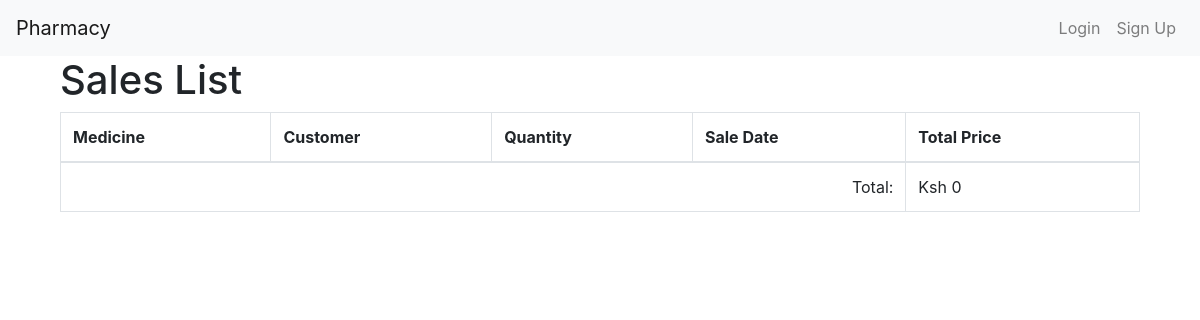
Before: /sales/ with the older database file.
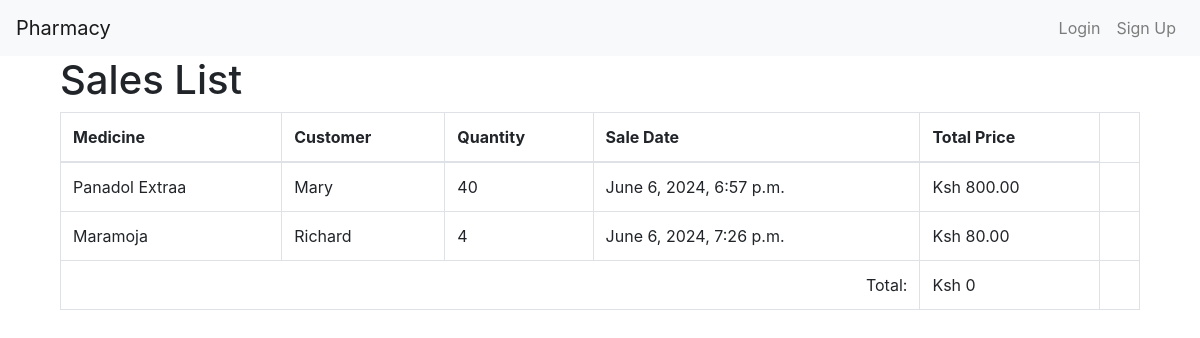
After: the same page with the newer database file.
### chemistApi/models.py (models this page shows, shortened)
class Sale(models.Model):
    customer = models.ForeignKey(Customer, on_delete=models.SET_NULL, null=True, blank=True, default=None)
    medicine = models.ForeignKey(Medicine, on_delete=models.CASCADE)
    quantity = models.IntegerField()
    sale_date = models.DateTimeField(auto_now_add=True)
    prescription = models.ForeignKey(Prescription, on_delete=models.CASCADE)
    total_price = models.DecimalField(max_digits=10, decimal_places=2, editable=False, default=0)

class Medicine(models.Model):
    name = models.CharField(max_length=255)
    supplier = models.ForeignKey(Supplier, on_delete=models.CASCADE)
    description = models.TextField(default='No description provided')
    price = models.DecimalField(max_digits=10, decimal_places=2, default=0)

class Customer(models.Model):
    name = models.CharField(max_length=255)
    contact = models.CharField(max_length=20, unique=True)

### chemistApi/views.py (the view)
# urls.py: path('sales/', views.sale_list, name='sale_list'),
def sale_list(request):
    sales = Sale.objects.all()
    return render(request, 'sale_list.html', {'sales': sales})#

### chemistApi/templates/sale_list.html (shortened to what this page needs)
{% extends "base.html" %}
{% block content %}
<div class="container">
  <h1>Sales List</h1>
  <table class="table table-bordered">
    <thead>
      <tr>
        <th>Medicine</th>
        <th>Customer</th>
        <th>Quantity</th>
        <th>Sale Date</th>
        <th>Total Price </th>
      </tr>
    </thead>
    <tbody>
      {% for sale in sales %}
      <tr>
        <td>{{ sale.medicine.name }}</td>
        <td>{{ sale.customer.name }}</td>
        <td>{{ sale.quantity }}</td>
        <td>{{ sale.sale_date }}</td>
        <td>Ksh {{ sale.total_price }}</td>
        <td>
        </td>
      </tr>
      {% endfor %}
       <tr>
      <td colspan="4" style="text-align: right;">Total:</td>
      <td>{% with sales_total=0 %}
  Ksh {{ sales_total }}
{% endwith %}
      </td>
    </tr>
    </tbody>
  </table>
  </div>
{% endblock %}

Changed rows visible on the page:
added Sale: medicine.name "Panadol Extraa", customer.name "Mary", quantity "40", sale_date "June 6, 2024, 6:57 p.m.", total_price "800.00"
added Sale: medicine.name "Maramoja", customer.name "Richard", quantity "4", sale_date "June 6, 2024, 7:26 p.m.", total_price "80.00"
